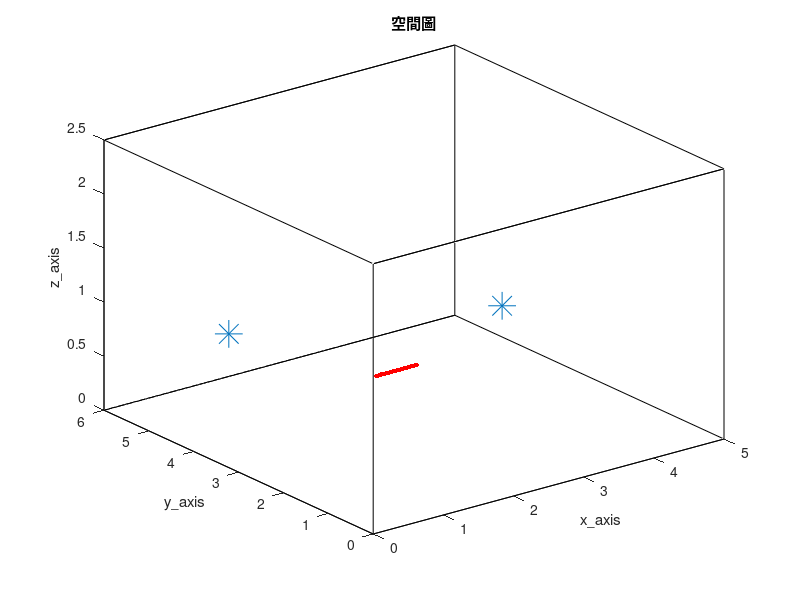

MATLAB code for this plot: (Note: this script raises an error after producing the figure.)
clc; clear;
close all;

% 加入資料夾 %
addpath('wpe_v1.33')

%% RIR parameter %%
SorNum = 2;                                              % source number
MicNum = 30;                                             % number of microphone
c = 343;                                                 % Sound velocity (m/s)
fs = 16000;                                              % Sample frequency (samples/s)
Ts = 1/fs;                                               % Sample period (s)

% ULA %
MicStart = [1, 1.5, 1];
spacing = 0.02;
MicPos = zeros(MicNum, 3);
for i = 1:MicNum
    MicPos(i, :) = [MicStart(1, 1)+(i-1)*spacing MicStart(1, 2) MicStart(1, 3)];
end

SorPos = [3.5, 2.6, 1 ; 0.5, 4, 1];                        % source position (m)
room_dim = [5, 6, 2.5];                                  % Room dimensions [x y z] (m)
%%%%%%%%%%%%%%%%%%%%%%%%%%%%%%%%%%%%%%%%%%%%%%%%%%%%%%%%%%%%%%%%%%%%%%%%%%%%%%%%%%%%%%%%%%%%%%%%%%%%%%%%%%%%%%%%%%%
reverberation_time = 0.4;                                % Reverberation time (s)
points_rir = 8192;                                       % Number of rir points (需比 reverberation time 還長)
%%%%%%%%%%%%%%%%%%%%%%%%%%%%%%%%%%%%%%%%%%%%%%%%%%%%%%%%%%%%%%%%%%%%%%%%%%%%%%%%%%%%%%%%%%%%%%%%%%%%%%%%%%%%%%%%%%%
mtype = 'omnidirectional';                               % Type of microphone
order = -1;                                              % -1 equals maximum reflection order!
dim = 3;                                                 % Room dimension
orientation = 0;                                         % Microphone orientation (rad)
hp_filter = 1;                                           % Disable high-pass filter

% 畫空間圖 %
figure(1);
plot3( [0 room_dim(1, 1) room_dim(1, 1) 0 0 0 room_dim(1, 1) room_dim(1, 1) 0 0 room_dim(1, 1) room_dim(1, 1) 0 0 room_dim(1, 1) room_dim(1, 1)], ...
       [0 0 room_dim(1, 2) room_dim(1, 2) 0 0 0 room_dim(1, 2) room_dim(1, 2) room_dim(1, 2) room_dim(1, 2) room_dim(1, 2) room_dim(1, 2) 0 0 0], ...
       [0 0 0 0 0 room_dim(1, 3) room_dim(1, 3) room_dim(1, 3) room_dim(1, 3) 0 0 room_dim(1, 3) room_dim(1, 3) room_dim(1, 3) room_dim(1, 3) 0] , 'k')
hold on
plot3(MicPos(:, 1), MicPos(:, 2), MicPos(:, 3), 'r.', 'MarkerSize', 10)
hold on
plot3(SorPos(:, 1), SorPos(:, 2), SorPos(:, 3), '*', 'MarkerSize', 20)
hold off
xlabel('x\_axis')
ylabel('y\_axis')
zlabel('z\_axis')
title('空間圖')
shg

%% generate ground-truth RIR (h) %%
% 產生 RIR 和存.mat 檔 %
h = zeros(MicNum, SorNum, points_rir);
h(:, 1, :) = rir_generator(c, fs, MicPos, SorPos(1, :), room_dim, reverberation_time, points_rir, mtype, order, dim, orientation, hp_filter);
h(:, 2, :) = rir_generator(c, fs, MicPos, SorPos(2, :), room_dim, reverberation_time, points_rir, mtype, order, dim, orientation, hp_filter);
rir_filename_str = ['h_TIKR\h_', string(reverberation_time), 'x', string(MicNum), 'x', string(SorNum), 'x', string(points_rir), '.mat'];
rir_filemane = join(rir_filename_str, '');
save(rir_filemane, 'h')

% load RIR 的 .mat 檔 %
rir_filename_str = ['h_TIKR\h_', string(reverberation_time), 'x', string(MicNum), 'x', string(SorNum), 'x', string(points_rir), '.mat'];
rir_filemane = join(rir_filename_str, '');
load(rir_filemane)

look_mic = 10;
% 畫 ground-truth RIR time plot %
figure(2)
subplot(2, 1, 1);
plot(squeeze(h(look_mic, 1, :)).', 'r');
title('source RIR')
xlabel('points')
ylabel('amplitude')

subplot(2, 1, 2);
plot(squeeze(h(look_mic, 2, :)).', 'r');
title('interferer RIR')
xlabel('points')
ylabel('amplitude')
shg

%% window parameter %%
NFFT = 1024;
hopsize = 256;

% windows %
win = hamming(NFFT);
osfac = round(NFFT/hopsize);

frequency = NFFT/2 + 1;
L = length(hopsize:hopsize:points_rir+2*NFFT-2);    % (len(win) + len(win) - 1) + points_rir - 1
L_vector = 1:1:L;
freqs_vector = linspace(0, fs/2, frequency);

%% 讀音檔 (source) %%
Second = 23;
SorLen =  Second*fs;

% load speech source %
source_transpose = zeros(SorLen, SorNum);
[source_transpose(:, 1), ~] = audioread('245.wav', [1, SorLen]);
[source_transpose(:, 2), ~] = audioread('313.wav', [1, SorLen]);% speech source
source = source_transpose.';

%% compute source signal for frequency (S) %%
% source 轉頻域 %
source_transpose = source.';
[S, ~, ~] = stft(source_transpose, fs, Window=win, OverlapLength=NFFT-hopsize, FFTLength=NFFT, FrequencyRange='onesided');

NumOfFrame = size(S, 2);
NumOfFrame_vector = 1:1:NumOfFrame;

%% 產生麥克風訊號，先在時域上 convolution 再做 stft %%
% convolution source and RIR %
hs_source = zeros(MicNum, points_rir+SorLen-1);
hs_interferer = zeros(MicNum, points_rir+SorLen-1);
for i = 1 : MicNum
    hs_source(i, :) = conv(squeeze(h(i, 1, :)).', source(1, :));
    hs_interferer(i, :) = conv(squeeze(h(i, 2, :)).', source(2, :));
end

hs_noisy = hs_source + hs_interferer;

% 從 hs 擷取需要的麥克風信號 y %
extra_delay = (ceil(NFFT/hopsize) - 1)*hopsize;    % put delay for equilization between time convolution and CTF

y_source_delay = zeros(MicNum, SorLen);
y_source_delay(:, extra_delay+1:end) = hs_source(:, 1:SorLen-extra_delay);
y_source_nodelay = hs_source(:, 1:SorLen);

y_interferer_delay = zeros(MicNum, SorLen);
y_interferer_delay(:, extra_delay+1:end) = hs_interferer(:, 1:SorLen-extra_delay);
y_interferer_nodelay = hs_interferer(:, 1:SorLen);

y_noisy = hs_noisy(:, 1:SorLen);

% 各種 y 轉頻域 %
[Y_source_delay, ~, ~] = stft(y_source_delay.', fs, Window=win, OverlapLength=NFFT-hopsize, FFTLength=NFFT, FrequencyRange='onesided');
[Y_interferer_delay, ~, ~] = stft(y_interferer_delay.', fs, Window=win, OverlapLength=NFFT-hopsize, FFTLength=NFFT, FrequencyRange='onesided');


%% WPE %%
% do wpe %
y_source_wpe = wpe(y_source_nodelay.', 'wpe_parameter.m');
y_source_wpe = y_source_wpe.';

y_interferer_wpe = wpe(y_interferer_nodelay.', 'wpe_parameter.m');
y_interferer_wpe = y_interferer_wpe.';

% 存 wpe mat %
y_wpe_filename_str = ['y_TIKR\y_source_wpe-', string(reverberation_time), '.mat'];
y_wpe_filename = join(y_wpe_filename_str, '');
save(y_wpe_filename, 'y_source_wpe')

y_wpe_filename_str = ['y_TIKR\y_interferer_wpe-', string(reverberation_time), '.mat'];
y_wpe_filename = join(y_wpe_filename_str, '');
save(y_wpe_filename, 'y_interferer_wpe')

% load y_wpe %
y_wpe_filename_str = ['y_TIKR\y_source_wpe-', string(reverberation_time), '.mat'];
y_wpe_filename = join(y_wpe_filename_str, '');
load(y_wpe_filename);

y_wpe_filename_str = ['y_TIKR\y_interferer_wpe-', string(reverberation_time), '.mat'];
y_wpe_filename = join(y_wpe_filename_str, '');
load(y_wpe_filename);

%% DAS beamformer %%
% 算 mic 與 source 之距離 %
distance = zeros(MicNum, SorNum);
for i = 1 : MicNum
    distance(i, 1) =  sqrt(sum((SorPos(1, :) - MicPos(i, :)).^2));
    distance(i, 2) =  sqrt(sum((SorPos(2, :) - MicPos(i, :)).^2));
end

% 算 freefield ATF %
a = zeros(MicNum, SorNum, frequency);
for n = 1:frequency
    omega = 2*pi*freqs_vector(n);
    a(:, 1, n) = exp(-1j*omega/c*distance(:, 1))./distance(:, 1);
    a(:, 2, n) = exp(-1j*omega/c*distance(:, 2))./distance(:, 2);
end

% 算 DAS weight %
w = a/MicNum;

% 算 Y_DAS %
[Y_source_wpe, ~, ~] = stft(y_source_wpe.', fs, Window=win, OverlapLength=NFFT-hopsize, FFTLength=NFFT, FrequencyRange='onesided');
[Y_interferer_wpe, ~, ~] = stft(y_interferer_wpe.', fs, Window=win, OverlapLength=NFFT-hopsize, FFTLength=NFFT, FrequencyRange='onesided');

S_source_DAS = zeros(frequency, NumOfFrame);
S_interferer_DAS = zeros(frequency, NumOfFrame);
for FrameNo= 1:NumOfFrame
    for n = 1: frequency
         S_source_DAS(n, FrameNo) = w(:, 1, n)'*squeeze(Y_source_wpe(n, FrameNo, :));
         S_interferer_DAS(n, FrameNo) = w(:, 2, n)'*squeeze(Y_interferer_wpe(n, FrameNo, :));
    end  

end

%% predict CTF with Kalman filter (A) %%
start_ini_frame = L;
ini_frame = NumOfFrame;

% Kalman filter %
A_source = zeros(MicNum, L, frequency);
A_interferer = zeros(MicNum, L, frequency);
tic
parfor i = 1:MicNum
    for n =1:frequency
        weight_source = zeros(L, 1);
        weight_interferer = zeros(L, 1);
        P_source = 0.5*eye(L);    % error covariance matrix %
        P_interferer = 0.5*eye(L);    % error covariance matrix %
        K_source = zeros(L, 1);    % Kalman gain %
        K_interferer = zeros(L, 1);    % Kalman gain %
        R_source = 10^(-3);    % measurement noise covariance matrix %
        R_interferer = 10^(-3);    % measurement noise covariance matrix %
        for FrameNo = start_ini_frame:ini_frame
            % no time update only have measurement update %
            K_source = P_source*flip(S_source_DAS(n, FrameNo-L+1:FrameNo).')*inv(conj(flip(S_source_DAS(n, FrameNo-L+1:FrameNo)))*P_source*flip(S_source_DAS(n, FrameNo-L+1:FrameNo).') + R_source);
            K_interferer = P_interferer*flip(S_interferer_DAS(n, FrameNo-L+1:FrameNo).')*inv(conj(flip(S_interferer_DAS(n, FrameNo-L+1:FrameNo)))*P_interferer*flip(S_interferer_DAS(n, FrameNo-L+1:FrameNo).') + R_interferer);
            weight_source = weight_source + K_source*(conj(Y_source_delay(n, FrameNo, i)) - conj(flip(S_source_DAS(n, FrameNo-L+1:FrameNo)))*weight_source);
            weight_interferer = weight_interferer + K_interferer*(conj(Y_interferer_delay(n, FrameNo, i)) - conj(flip(S_interferer_DAS(n, FrameNo-L+1:FrameNo)))*weight_interferer);
            P_source = P_source - K_source*conj(flip(S_source_DAS(n, FrameNo-L+1:FrameNo)))*P_source;
            P_interferer = P_interferer - K_interferer*conj(flip(S_interferer_DAS(n, FrameNo-L+1:FrameNo)))*P_interferer;
        end
    
        A_source(i, :, n) = weight_source';
        A_interferer(i, :, n) = weight_interferer';
    end

end
toc

%% A 轉回時域且算 NRMSPM (A_tdomain NRMSPM) %%
A_source_forrecon = zeros(frequency, L, MicNum);
A_interferer_forrecon = zeros(frequency, L, MicNum);

for i = 1 : MicNum
    A_source_forrecon(:, :, i) = squeeze(A_source(i, :, :)).';
    A_interferer_forrecon(:, :, i) = squeeze(A_interferer(i, :, :)).';
end

A_source_tdomain = reconstruct_RIR_normalwindow(points_rir, NFFT, hopsize, L, win, fs, frequency, MicNum, A_source_forrecon);
A_interferer_tdomain = reconstruct_RIR_normalwindow(points_rir, NFFT, hopsize, L, win, fs, frequency, MicNum, A_interferer_forrecon);
A_source_tdomain = A_source_tdomain(:, hopsize*(osfac-1)+1:end);
A_interferer_tdomain = A_interferer_tdomain(:, hopsize*(osfac-1)+1:end);
ratio_A_source_tdomain = zeros(MicNum, 1);
ratio_A_interferer_tdomain = zeros(MicNum, 1);
for i = 1:MicNum
    ratio_A_source_tdomain(i, :) = max(abs(h(i, 1, :)))/max(abs(A_source_tdomain(i, :)));
    ratio_A_interferer_tdomain(i, :) = max(abs(h(i, 2, :)))/max(abs(A_interferer_tdomain(i, :)));
end

A_source_tdomain = A_source_tdomain.*ratio_A_source_tdomain;
A_interferer_tdomain = A_interferer_tdomain.*ratio_A_interferer_tdomain;

% 畫 A_tdomain time plot
figure(3)
subplot(2, 1, 1);
plot(squeeze(h(look_mic, 1, :)).', 'r');
hold on
plot(A_source_tdomain(look_mic, :), 'b');
hold off
title('estimated source RIR')
legend('ground-truth RIR', 'estimated RIR')
xlabel('points')
ylabel('amplitude')
shg

subplot(2, 1, 2);
plot(squeeze(h(look_mic, 2, :)).', 'r');
hold on
plot(A_interferer_tdomain(look_mic, :), 'b');
hold off
title('estimated interferer RIR')
legend('ground-truth RIR', 'estimated RIR')
xlabel('points')
ylabel('amplitude')
shg

%  算 NRMSPM %
h_NRMSPM = reshape(squeeze(h(:, 1, :)).', [MicNum*points_rir 1]);
aa_NRMSPM = reshape(A_source_tdomain.', [MicNum*points_rir 1]);
NRMSPM_source = 20*log10(norm(h_NRMSPM-h_NRMSPM.'*aa_NRMSPM/(aa_NRMSPM.'*aa_NRMSPM)*aa_NRMSPM)/norm(h_NRMSPM));

h_NRMSPM = reshape(squeeze(h(:, 2, :)).', [MicNum*points_rir 1]);
aa_NRMSPM = reshape(A_interferer_tdomain.', [MicNum*points_rir 1]);
NRMSPM_interferer = 20*log10(norm(h_NRMSPM-h_NRMSPM.'*aa_NRMSPM/(aa_NRMSPM.'*aa_NRMSPM)*aa_NRMSPM)/norm(h_NRMSPM));

%%  source seperation with TIKR (source_TIKR) %%
% A_tdomain 轉頻域 %
frequency_ATF = points_rir/2 + 1;
ATF = zeros(MicNum, SorNum, frequency_ATF);
ATF_temp = fft(A_source_tdomain, points_rir, 2);
ATF(:, 1, :) = ATF_temp(:, 1:frequency_ATF);
ATF_temp = fft(A_interferer_tdomain, points_rir, 2);
ATF(:, 2, :) = ATF_temp(:, 1:frequency_ATF);

% noisy 麥克風訊號轉 stft %
[Y_noisy, ~, ~] = stft(y_noisy.', fs, Window=hamming(points_rir), OverlapLength=points_rir-points_rir/4, FFTLength=points_rir, FrequencyRange='onesided');
NumOfFrame_ATF =  size(Y_noisy, 2);

% do TIKR %
beta = 1e-5;
S_TIKR = zeros(frequency_ATF, NumOfFrame_ATF, SorNum);
for n = 1:frequency_ATF
    for FrameNo = 1:NumOfFrame_ATF
        S_TIKR(n, FrameNo, :) = inv(ATF(:, :, n)'*ATF(:, :, n) + beta*eye(SorNum))*ATF(:, :, n)'*squeeze(Y_noisy(n, FrameNo, :));
    end
end

source_TIKR_transpose = istft(S_TIKR, fs, Window=hamming(points_rir), OverlapLength=points_rir-points_rir/4, FFTLength=points_rir, ConjugateSymmetric=true, FrequencyRange='onesided');
source_TIKR = source_TIKR_transpose.';

